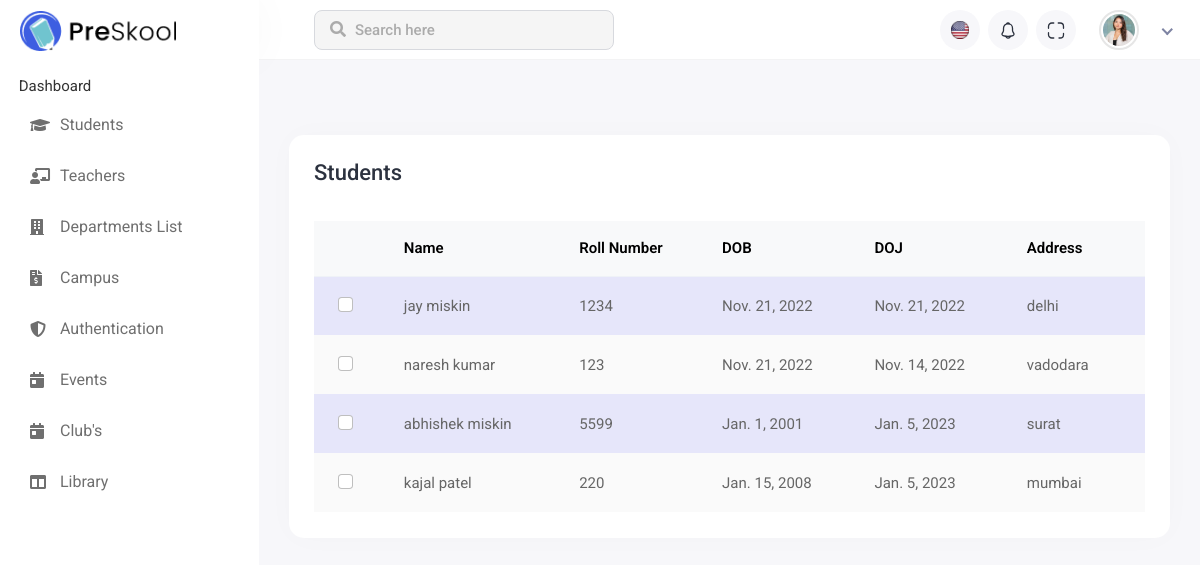
The page /student_page/ (signed in) on the database as committed earlier.
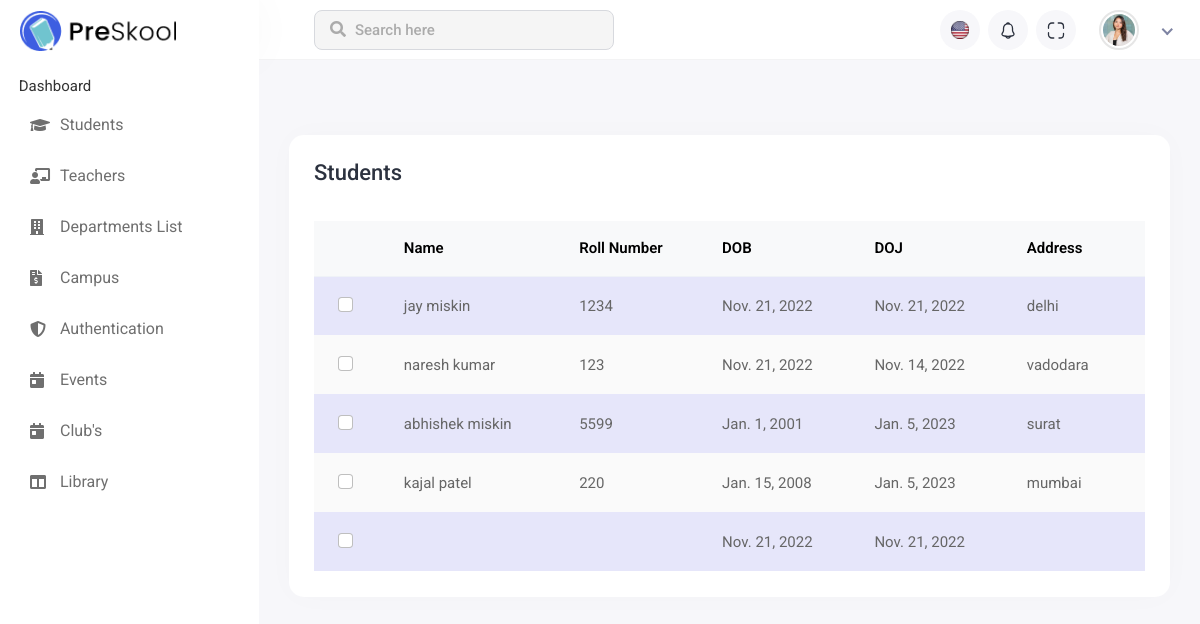
The same page on the database as committed later.
### Institute_Management_App/models.py (models this page shows, shortened)
class Student(models.Model):
    Common=models.ForeignKey(Common, on_delete=models.CASCADE)
    Roll_Number=models.CharField(max_length=20)
    class Meta:
        db_table="student"

class Common(models.Model):
    Master=models.ForeignKey(Master, on_delete=models.CASCADE)
    Name=models.CharField(max_length=50)
    DateOfBirth=models.DateField(default='2022-11-21')
    DateOfJoining=models.DateField(default='2022-11-21')
    Address=models.CharField(max_length=100)
    class Meta:
        db_table="common"

### Institute_Management_App/views.py (the view)
# urls.py: path('student_page/',student_page,name='student_page'),
def student_page(request):
    if 'email' in request.session:
        student_page_data(request) #load student data
        return render(request,'student_page.html', data)
    return render(request,'student_page.html')

### Institute_Management_App/views.py (called while the page is built)
def student_page_data(request):
    print(request.POST)
    student = Student.objects.all()
    data['student'] = student

### Institute_Management_App/templates/student_page.html (shortened to what the changed rows need)
{% extends 'base.html' %}
{% load static %}
{% block main_content %}
<div class="main-wrapper">
    <br><br>
    <div class="page-wrapper">
        <div class="content container-fluid">
            <div class="row">
                <div class="col-sm-12">
                    <div class="card card-table comman-shadow">
                        <div class="card-body">
                            <div class="table-responsive">
                                <table
                                    class="table border-0 star-student table-hover table-center mb-0 datatable table-striped">
                                    <thead class="student-thread">
                                        <tr>
                                            <th>
                                            </th>
                                            <th>Name</th>
                                            <th>Roll Number</th>
                                            <th>DOB</th>
                                            <th>DOJ</th>
                                            <th>Address</th>
                                        </tr>
                                    </thead>
                                    <tbody>
                                        {% for S_data in student %}
                                        <tr>
                                            <td>
                                                <div class="form-check check-tables">
                                                    <input class="form-check-input" type="checkbox" value="something">
                                                </div>
                                            </td>
                                            <td>{{S_data.Common.Name}}</td>
                                            <td>{{S_data.Roll_Number}}</td>
                                            <td>{{S_data.Common.DateOfBirth}}</td>
                                            <td>{{S_data.Common.DateOfJoining}}</td>
                                            <td>{{S_data.Common.Address}}</td>
                                        </tr>
                                        {% endfor %}
                                    </tbody>
                                </table>
                            </div>
                        </div>
                    </div>
                </div>
            </div>
        </div>
    </div>
</div>
{% endblock %}

Rows that differ between the two databases and show on the page:
added Student: Common.DateOfBirth "Nov. 21, 2022", Common.DateOfJoining "Nov. 21, 2022"
